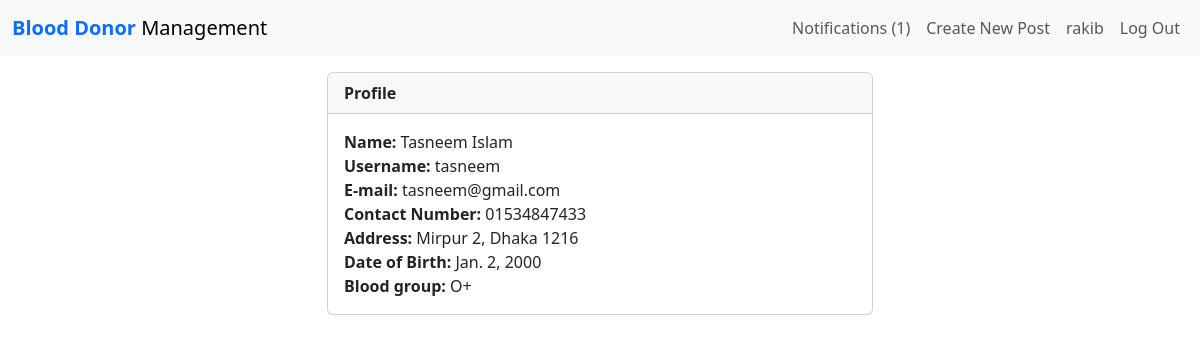
The app's page /users/view/3 (signed in) with its own data.
### auth1/models.py (models this page shows, shortened)
class RegisterUser(AbstractBaseUser):
	username				= models.CharField(max_length=50, unique=True)
	name					= models.CharField(max_length=100)
	email					= models.EmailField(max_length=100, unique=True)
	contact_number			= models.CharField(max_length=15)
	address					= models.CharField(max_length=250, null=True, blank=True)
	date_of_birth			= models.DateField(null=True, blank=True) #Fix
	nid						= models.CharField(max_length=13, null=True, blank=True)
	blood_group				= models.CharField(max_length=8, choices=BLOOD_GROUPS, null=True, blank=True)
	date_joined				= models.DateTimeField(verbose_name='date joined', auto_now_add=True)
	last_login				= models.DateTimeField(verbose_name='last login', auto_now=True)
	is_admin				= models.BooleanField(default=False)
	is_active				= models.BooleanField(default=True)
	is_staff				= models.BooleanField(default=False)
	is_superuser			= models.BooleanField(default=False)
	USERNAME_FIELD = 'email'
	REQUIRED_FIELDS = ['username', 'password']
	objects = MyAccountManager()

### post/views.py (the view)
# urls.py: path('users/view/<int:user_id>', views.view_user, name='view_user'),
def view_user(request, user_id):
    context = {}
    profile = RegisterUser.objects.get(id=user_id)
    context['profile'] = profile
    print(user_id)
    born = profile.date_of_birth
    today = date.today()
    age = today.year - born.year - ((today.month, today.day) < (born.month, born.day))
    return render(request, 'auth1/profile.html', {
        'profile': profile,
        'age': age,
    })

### auth1/templates/auth1/profile.html (shortened to what this page needs)
{% extends 'post/base.html' %}
{% block content %}
    <div class="container">
        <div class="row">
            <div class="col-6 offset-3 my-3">
                <div class="card">
                    <div class="card-header d-flex justify-content-between align-items-center">
                        <b>Profile</b>
                    </div>
                    <div class="card-body">
                        <b>Name: </b>{{ profile.name }}<br/>
                        <b>Username: </b>{{ profile.username }}<br/>
                        <b>E-mail: </b>{{ profile.email }}<br/>
                        <b>Contact Number: </b>{{ profile.contact_number }}<br/>
                        {% if profile.address != None %}
                            <b>Address: </b>{{ profile.address }}<br/>
                            <b>Date of Birth: </b>{{ profile.date_of_birth }}<br/>
                            <b>Blood group: </b>{{ profile.blood_group }}<br/>
                        {% endif %}
                    </div>
                </div> <br>
            </div>
        </div>
    </div>
{% endblock %}

### post/templates/post/base.html (shortened to what this page needs)
<!DOCTYPE html>
<html lang="en">
<head>
	{% load bootstrap5 %}
	{% bootstrap_css %}
	<nav class="navbar navbar-expand-lg navbar-light bg-light">
		<div class="container-fluid">
			<a class="navbar-brand" href="{% url 'home'%}"> <b class="text-primary"> Blood Donor </b><span>Management</span> </a>
			<div class="collapse navbar-collapse" id="navbarSupportedContent">
			{% if user.is_authenticated %}
				<ul class="navbar-nav ml-auto">
					<li class="nav-item">
						<a class="nav-link" href="auth1/user/{{user.id}}/notifications"> Notifications <span>(1)</span> </a>
					<li class="nav-item">
						<a class="nav-link" href="{% url 'createpost' %}">Create New Post</a>
					</li>
					<li class="nav-item">
						<a class="nav-link" href="{% url 'profileUser'%}">{{user.username}}</a>
					</li>
					<li class="nav-item">
						<a class="nav-link" href="{% url 'logoutUser'%}">Log Out</a>
					</li>
				</ul>
			{% endif %}
			</div>
		</div>
	</nav>
</head>
<body>
	<div id="content", name="content">
		{% block content %}
		{% endblock %}
	</div>
</body>
</html>

### records on screen
RegisterUser: username "rakib"
RegisterUser: name "Tasneem Islam", username "tasneem", email "tasneem@gmail.com", contact_number "01534847433", address "Mirpur 2, Dhaka 1216", date_of_birth "Jan. 2, 2000", blood_group "O+"
